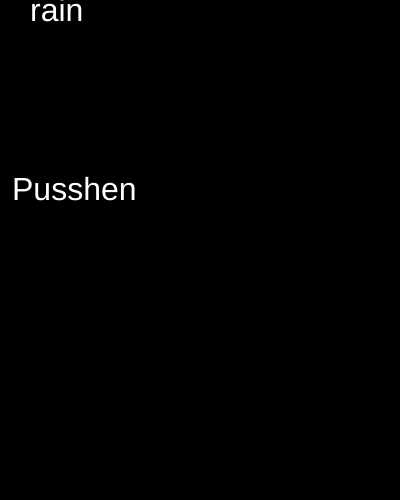
Frame 1 (no input)
Frame 60 (no input): identical to frame 1, image omitted
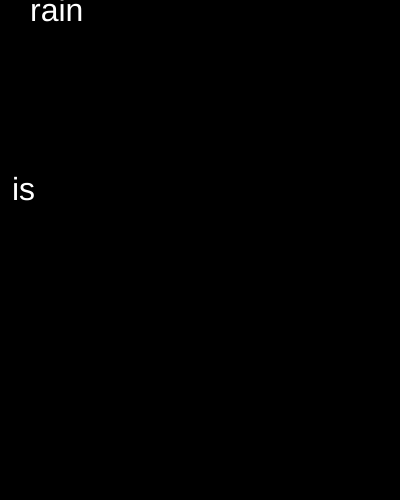
Frame 120 (the mouse pressed at the canvas centre since frame 60)

The p5.js sketch that drew these frames (run headless with seeded random() and noise() and a simulated clock; from frame 60 on, the mouse is pressed at the canvas centre):

// p5.js sketch
// ── sketch.js
var words = [ "Pusshen", "is", "a", "CAT", "and", "he", "is", "lazy", "!"];

var num = 23;
var index = 0; 


function setup() {
  createCanvas(400, 500);
}

function draw() {
  background(0);
  fill(255);
  textSize(32);
  text("rain", 30, 21);
  text(words[index], 12, 200);
}

function mousePressed(){
  index = index + 1; 
  
  if (index == words.length){
    index = 0; 
  }
}
